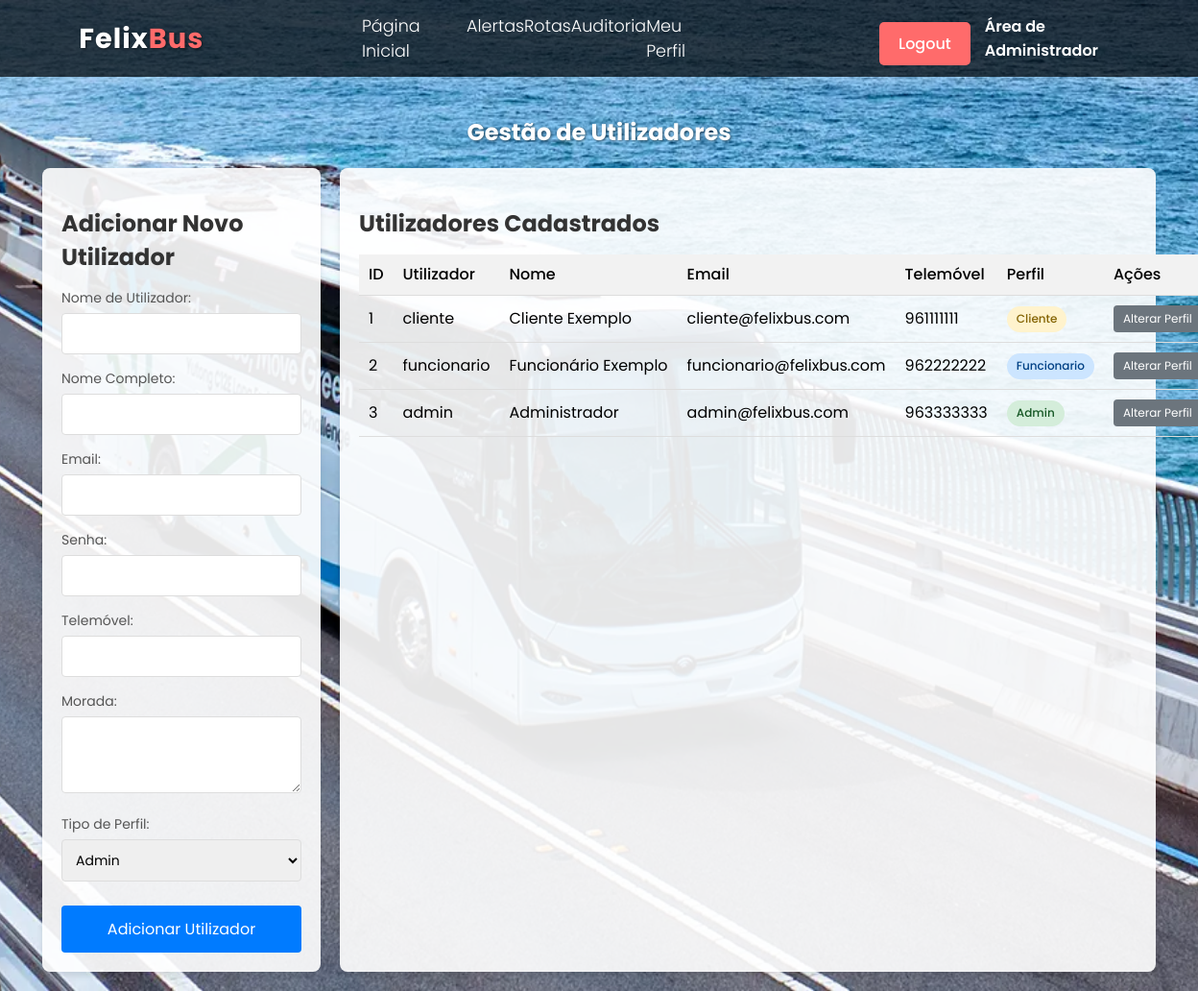
The page /paginas/gerir_utilizadores.php (signed in) on the database its author committed.
### tables this page shows
CREATE TABLE utilizadores (
    id INT AUTO_INCREMENT PRIMARY KEY,
    user VARCHAR(20) UNIQUE NOT NULL,  
    pwd VARCHAR(255) NOT NULL,  
    nome VARCHAR(100) NOT NULL,
    email VARCHAR(150) UNIQUE NOT NULL,
    telemovel VARCHAR(20) NOT NULL,
    morada TEXT NOT NULL,
    tipo_perfil INT NOT NULL DEFAULT 4,  
    FOREIGN KEY (tipo_perfil) REFERENCES perfis(id)
);

CREATE TABLE perfis (
    id INT PRIMARY KEY,
    descricao VARCHAR(20) NOT NULL  
);

### paginas/gerir_utilizadores.php (the view, shortened to what this page needs)
<?php
$sql_perfis = "SELECT * FROM perfis ORDER BY id";
$result_perfis = mysqli_query($conn, $sql_perfis);
$perfis = [];
while ($perfil = mysqli_fetch_assoc($result_perfis)) {
    $perfis[$perfil['id']] = $perfil['descricao'];
}
$sql_utilizadores = "SELECT u.*, p.descricao as perfil_nome
                    FROM utilizadores u
                    JOIN perfis p ON u.tipo_perfil = p.id
                    ORDER BY u.id";
$result_utilizadores = mysqli_query($conn, $sql_utilizadores);
?>
<!DOCTYPE html>
<html lang="pt">
<head>
    <link rel="stylesheet" href="gerir_utilizadores.css">
</head>
<body>
    <nav>
        <div class="logo">
            <h1>Felix<span>Bus</span></h1>
        </div>
        <div class="links">
            <div class="link"> <a href="pg_admin.php">Página Inicial</a></div>
            <div class="link"> <a href="gerir_alertas.php">Alertas</a></div>
            <div class="link"> <a href="gerir_rotas.php">Rotas</a></div>
            <div class="link"> <a href="auditoria_transacoes.php">Auditoria</a></div>
            <div class="link"> <a href="perfil_admin.php">Meu Perfil</a></div>
        </div>
        <div class="buttons">
            <div class="btn"><a href="logout.php"><button>Logout</button></a></div>
            <div class="btn-admin">Área de Administrador</div>
        </div>
    </nav>
    <section>
        <h1>Gestão de Utilizadores</h1>
        <div class="container">
            <div class="form-container">
                <h2>Adicionar Novo Utilizador</h2>
                <form method="post" action="gerir_utilizadores.php">
                    <div class="form-group">
                        <label for="user">Nome de Utilizador:</label>
                        <input type="text" id="user" name="user" required>
                    </div>
                    <div class="form-group">
                        <label for="nome">Nome Completo:</label>
                        <input type="text" id="nome" name="nome" required>
                    </div>
                    <div class="form-group">
                        <label for="email">Email:</label>
                        <input type="email" id="email" name="email" required>
                    </div>
                    <div class="form-group">
                        <label for="pwd">Senha:</label>
                        <input type="password" id="pwd" name="pwd" required>
                    </div>
                    <div class="form-group">
                        <label for="telemovel">Telemóvel:</label>
                        <input type="text" id="telemovel" name="telemovel" required>
                    </div>
                    <div class="form-group">
                        <label for="morada">Morada:</label>
                        <textarea id="morada" name="morada" required></textarea>
                    </div>
                    <div class="form-group">
                        <label for="tipo_perfil">Tipo de Perfil:</label>
                        <select id="tipo_perfil" name="tipo_perfil" required>
                            <?php foreach ($perfis as $id => $descricao): ?>
                                <option value="<?php echo $id; ?>"><?php echo ucfirst($descricao); ?></option>
                            <?php endforeach; ?>
                        </select>
                    </div>
                    <button type="submit" name="adicionar">Adicionar Utilizador</button>
                </form>
            </div>
            <div class="table-container">
                <h2>Utilizadores Cadastrados</h2>
                <table class="utilizadores-table">
                    <thead>
                        <tr>
                            <th>ID</th>
                            <th>Utilizador</th>
                            <th>Nome</th>
                            <th>Email</th>
                            <th>Telemóvel</th>
                            <th>Perfil</th>
                            <th>Ações</th>
                        </tr>
                    </thead>
                    <tbody>
                        <?php while ($utilizador = mysqli_fetch_assoc($result_utilizadores)): ?>
                            <tr>
                                <td><?php echo $utilizador['id']; ?></td>
                                <td><?php echo htmlspecialchars($utilizador['user']); ?></td>
                                <td><?php echo htmlspecialchars($utilizador['nome']); ?></td>
                                <td><?php echo htmlspecialchars($utilizador['email']); ?></td>
                                <td><?php echo htmlspecialchars($utilizador['telemovel']); ?></td>
                                <td>
                                    <span class="perfil-badge perfil-<?php echo $utilizador['tipo_perfil']; ?>">
                                        <?php echo ucfirst($utilizador['perfil_nome']); ?>
                                    </span>
                                </td>
                                <td>
                                    <div class="acoes-dropdown">
                                        <button class="dropdown-btn">Alterar Perfil</button>
                                    </div>
                                </td>
                            </tr>
                        <?php endwhile; ?>
                    </tbody>
                </table>
            </div>
        </div>
    </section>
</body>
</html>

### paginas/gerir_utilizadores.css (style rules this page uses)
* { padding: 0; margin: 0; font-family: 'Poppins', sans-serif; box-sizing: border-box; }
body { width: 100%; min-height: 100vh; background-image: url(fundo.png); background-position: center; background-repeat: no-repeat; background-size: cover; }
nav { width: 100%; height: 10vh; display: flex; justify-content: space-around; align-items: center; color: white; background: rgba(0, 0, 0, 0.7); box-shadow: 0 0 15px rgba(255, 255, 255, 0.3); }
.logo { cursor: pointer; text-decoration: none !important; }
.logo h1 { color: white; font-size: 1.8rem; letter-spacing: 1px; }
.logo span { color: #ff6b6b; }
.links { display: flex; justify-content: space-between; width: 30%; }
.link a { color: white; text-decoration: none; font-size: 1.1rem; font-weight: 300; transition: all 0.3s ease; }
.buttons { display: flex; justify-content: flex-end; gap: 15px; width: 20%; align-items: center; }
.btn { display: flex; align-items: center; }
.btn button { padding: 10px 20px; background: #ff6b6b; color: white; border: none; border-radius: 5px; font-size: 1rem; font-weight: 500; cursor: pointer; transition: all 0.3s ease; }
.btn-admin { color: white; font-weight: 600; display: flex; align-items: center; }
section { padding: 20px; max-width: 1200px; margin: 0 auto; }
h1 { text-align: center; margin: 20px 0; color: white; text-shadow: 1px 1px 3px rgba(0, 0, 0, 0.5); }
h2 { margin: 20px 0 15px; color: #333; }
.container { display: flex; flex-wrap: wrap; gap: 20px; }
.form-container { flex: 1; min-width: 250px; background-color: rgba(255, 255, 255, 0.9); padding: 20px; border-radius: 8px; box-shadow: 0 4px 6px rgba(0, 0, 0, 0.1); }
.table-container { flex: 2; min-width: 850px; background-color: rgba(255, 255, 255, 0.9); padding: 20px; border-radius: 8px; box-shadow: 0 4px 6px rgba(0, 0, 0, 0.1); }
.form-group { margin-bottom: 15px; }
label { display: block; margin-bottom: 5px; color: #555; font-size: 14px; }
input, select, textarea { width: 100%; padding: 10px; border: 1px solid #ddd; border-radius: 4px; font-size: 14px; }
textarea { height: 80px; resize: vertical; }
button { width: 100%; padding: 12px; background-color: #007BFF; color: white; border: none; border-radius: 4px; cursor: pointer; font-size: 16px; margin-top: 10px; }
.utilizadores-table { width: 100%; border-collapse: collapse; margin-top: 10px; }
.utilizadores-table th, .utilizadores-table td { padding: 10px; text-align: left; border-bottom: 1px solid #ddd; line-height: 1.4; white-space: nowrap; }
.utilizadores-table th { background-color: #f2f2f2; font-weight: 500; }
.perfil-badge { display: inline-block; padding: 5px 10px; border-radius: 20px; font-size: 12px; font-weight: 500; }
.perfil-1 { background-color: #d4edda; color: #155724; }
.perfil-2 { background-color: #cce5ff; color: #004085; }
.perfil-3 { background-color: #fff3cd; color: #856404; }
.acoes-dropdown { position: relative; display: inline-block; }
.dropdown-btn { padding: 5px 10px; background-color: #6c757d; color: white; border: none; border-radius: 4px; cursor: pointer; font-size: 12px; margin: 0; width: auto; }

### rows shown on the page
utilizadores: id "1", user "cliente", nome "Cliente Exemplo", email "cliente@felixbus.com", telemovel "961111111", tipo_perfil.descricao "Cliente"
utilizadores: id "2", user "funcionario", nome "Funcionário Exemplo", email "funcionario@felixbus.com", telemovel "962222222", tipo_perfil.descricao "Funcionario"
utilizadores: id "3", user "admin", nome "Administrador", email "admin@felixbus.com", telemovel "963333333", tipo_perfil.descricao "Admin"

### other values the page prints
form field tipo_perfil "Admin"
